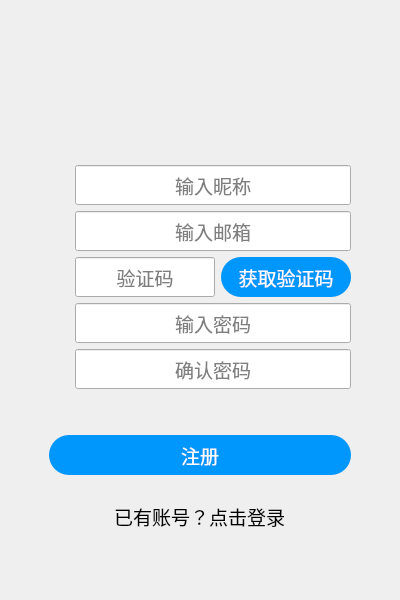
<?xml version="1.0" encoding="UTF-8"?>
<ui version="4.0">
 <class>Register</class>
 <widget class="QMainWindow" name="Register">
  <property name="geometry">
   <rect>
    <x>0</x>
    <y>0</y>
    <width>400</width>
    <height>600</height>
   </rect>
  </property>
  <property name="minimumSize">
   <size>
    <width>400</width>
    <height>600</height>
   </size>
  </property>
  <property name="maximumSize">
   <size>
    <width>400</width>
    <height>600</height>
   </size>
  </property>
  <property name="windowTitle">
   <string>注册</string>
  </property>
  <property name="windowIcon">
   <iconset resource="../../res/res.qrc">
    <normaloff>:/icon/icon.png</normaloff>:/icon/icon.png</iconset>
  </property>
  <property name="styleSheet">
   <string notr="true">QMainWindow#Register {
    background-color:
        qlineargradient(
            spread:pad, x1:0, y1:1, x2:0, y2:0,
            stop:0 rgba(255, 255, 255, 255),
            stop:0.8 rgba(0, 153, 255, 255)
        );
}</string>
  </property>
  <widget class="QWidget" name="centralwidget">
   <layout class="QGridLayout" name="gridLayout_2">
    <item row="0" column="0">
     <layout class="QGridLayout" name="gridLayout">
      <item row="10" column="1" colspan="4" alignment="Qt::AlignmentFlag::AlignHCenter|Qt::AlignmentFlag::AlignVCenter">
       <widget class="QPushButton" name="loginButton">
        <property name="minimumSize">
         <size>
          <width>0</width>
          <height>30</height>
         </size>
        </property>
        <property name="maximumSize">
         <size>
          <width>16777215</width>
          <height>30</height>
         </size>
        </property>
        <property name="font">
         <font>
          <pointsize>14</pointsize>
         </font>
        </property>
        <property name="styleSheet">
         <string notr="true">background-color: rgba(0, 0, 0, 0);</string>
        </property>
        <property name="text">
         <string>已有账号？点击登录</string>
        </property>
        <property name="flat">
         <bool>true</bool>
        </property>
       </widget>
      </item>
      <item row="0" column="1" colspan="4">
       <spacer name="verticalSpacer">
        <property name="orientation">
         <enum>Qt::Orientation::Vertical</enum>
        </property>
        <property name="sizeType">
         <enum>QSizePolicy::Policy::Fixed</enum>
        </property>
        <property name="sizeHint" stdset="0">
         <size>
          <width>20</width>
          <height>40</height>
         </size>
        </property>
       </spacer>
      </item>
      <item row="8" column="1" colspan="4">
       <spacer name="verticalSpacer_3">
        <property name="orientation">
         <enum>Qt::Orientation::Vertical</enum>
        </property>
        <property name="sizeType">
         <enum>QSizePolicy::Policy::Fixed</enum>
        </property>
        <property name="sizeHint" stdset="0">
         <size>
          <width>20</width>
          <height>40</height>
         </size>
        </property>
       </spacer>
      </item>
      <item row="4" column="1" alignment="Qt::AlignmentFlag::AlignVCenter">
       <widget class="QLabel" name="label_2">
        <property name="minimumSize">
         <size>
          <width>20</width>
          <height>20</height>
         </size>
        </property>
        <property name="maximumSize">
         <size>
          <width>20</width>
          <height>20</height>
         </size>
        </property>
        <property name="text">
         <string/>
        </property>
        <property name="pixmap">
         <pixmap resource="../../res/res.qrc">:/icon/skull.png</pixmap>
        </property>
        <property name="scaledContents">
         <bool>true</bool>
        </property>
       </widget>
      </item>
      <item row="2" column="1" colspan="4">
       <spacer name="verticalSpacer_2">
        <property name="orientation">
         <enum>Qt::Orientation::Vertical</enum>
        </property>
        <property name="sizeType">
         <enum>QSizePolicy::Policy::Fixed</enum>
        </property>
        <property name="sizeHint" stdset="0">
         <size>
          <width>20</width>
          <height>40</height>
         </size>
        </property>
       </spacer>
      </item>
      <item row="1" column="0" rowspan="10">
       <spacer name="horizontalSpacer">
        <property name="orientation">
         <enum>Qt::Orientation::Horizontal</enum>
        </property>
        <property name="sizeType">
         <enum>QSizePolicy::Policy::Fixed</enum>
        </property>
        <property name="sizeHint" stdset="0">
         <size>
          <width>40</width>
          <height>20</height>
         </size>
        </property>
       </spacer>
      </item>
      <item row="9" column="1" colspan="4">
       <widget class="QPushButton" name="registerButton">
        <property name="minimumSize">
         <size>
          <width>0</width>
          <height>40</height>
         </size>
        </property>
        <property name="maximumSize">
         <size>
          <width>16777215</width>
          <height>40</height>
         </size>
        </property>
        <property name="font">
         <font>
          <pointsize>14</pointsize>
         </font>
        </property>
        <property name="styleSheet">
         <string notr="true">color: rgb(255, 255, 255);
background-color: #0097fd;
border-radius: 20px;
</string>
        </property>
        <property name="text">
         <string>注册</string>
        </property>
       </widget>
      </item>
      <item row="6" column="1" alignment="Qt::AlignmentFlag::AlignVCenter">
       <widget class="QLabel" name="label_4">
        <property name="minimumSize">
         <size>
          <width>20</width>
          <height>20</height>
         </size>
        </property>
        <property name="maximumSize">
         <size>
          <width>20</width>
          <height>20</height>
         </size>
        </property>
        <property name="text">
         <string/>
        </property>
        <property name="pixmap">
         <pixmap resource="../../res/res.qrc">:/icon/lock.png</pixmap>
        </property>
        <property name="scaledContents">
         <bool>true</bool>
        </property>
       </widget>
      </item>
      <item row="7" column="1" alignment="Qt::AlignmentFlag::AlignVCenter">
       <widget class="QLabel" name="label_5">
        <property name="minimumSize">
         <size>
          <width>20</width>
          <height>20</height>
         </size>
        </property>
        <property name="maximumSize">
         <size>
          <width>20</width>
          <height>20</height>
         </size>
        </property>
        <property name="text">
         <string/>
        </property>
        <property name="pixmap">
         <pixmap resource="../../res/res.qrc">:/icon/lock.png</pixmap>
        </property>
        <property name="scaledContents">
         <bool>true</bool>
        </property>
       </widget>
      </item>
      <item row="1" column="5" rowspan="10">
       <spacer name="horizontalSpacer_2">
        <property name="orientation">
         <enum>Qt::Orientation::Horizontal</enum>
        </property>
        <property name="sizeType">
         <enum>QSizePolicy::Policy::Fixed</enum>
        </property>
        <property name="sizeHint" stdset="0">
         <size>
          <width>40</width>
          <height>20</height>
         </size>
        </property>
       </spacer>
      </item>
      <item row="1" column="1" colspan="4" alignment="Qt::AlignmentFlag::AlignHCenter|Qt::AlignmentFlag::AlignVCenter">
       <widget class="QPushButton" name="userHead">
        <property name="sizePolicy">
         <sizepolicy hsizetype="Fixed" vsizetype="Fixed">
          <horstretch>0</horstretch>
          <verstretch>0</verstretch>
         </sizepolicy>
        </property>
        <property name="minimumSize">
         <size>
          <width>60</width>
          <height>60</height>
         </size>
        </property>
        <property name="maximumSize">
         <size>
          <width>60</width>
          <height>60</height>
         </size>
        </property>
        <property name="styleSheet">
         <string notr="true">background-color: rgba(0, 0, 0, 0);</string>
        </property>
        <property name="text">
         <string/>
        </property>
        <property name="icon">
         <iconset resource="../../res/res.qrc">
          <normaloff>:/icon/icon.png</normaloff>:/icon/icon.png</iconset>
        </property>
        <property name="iconSize">
         <size>
          <width>60</width>
          <height>60</height>
         </size>
        </property>
        <property name="autoRepeat">
         <bool>false</bool>
        </property>
        <property name="flat">
         <bool>true</bool>
        </property>
       </widget>
      </item>
      <item row="3" column="1" alignment="Qt::AlignmentFlag::AlignVCenter">
       <widget class="QLabel" name="label">
        <property name="minimumSize">
         <size>
          <width>20</width>
          <height>20</height>
         </size>
        </property>
        <property name="maximumSize">
         <size>
          <width>20</width>
          <height>20</height>
         </size>
        </property>
        <property name="text">
         <string/>
        </property>
        <property name="pixmap">
         <pixmap resource="../../res/res.qrc">:/icon/skull.png</pixmap>
        </property>
        <property name="scaledContents">
         <bool>true</bool>
        </property>
       </widget>
      </item>
      <item row="11" column="1" colspan="4">
       <spacer name="verticalSpacer_4">
        <property name="orientation">
         <enum>Qt::Orientation::Vertical</enum>
        </property>
        <property name="sizeType">
         <enum>QSizePolicy::Policy::Fixed</enum>
        </property>
        <property name="sizeHint" stdset="0">
         <size>
          <width>20</width>
          <height>40</height>
         </size>
        </property>
       </spacer>
      </item>
      <item row="5" column="1" alignment="Qt::AlignmentFlag::AlignVCenter">
       <widget class="QLabel" name="label_3">
        <property name="minimumSize">
         <size>
          <width>20</width>
          <height>20</height>
         </size>
        </property>
        <property name="maximumSize">
         <size>
          <width>20</width>
          <height>20</height>
         </size>
        </property>
        <property name="text">
         <string/>
        </property>
        <property name="pixmap">
         <pixmap resource="../../res/res.qrc">:/icon/painting.png</pixmap>
        </property>
        <property name="scaledContents">
         <bool>true</bool>
        </property>
       </widget>
      </item>
      <item row="5" column="2">
       <widget class="QLineEdit" name="verificationCodeEdit">
        <property name="minimumSize">
         <size>
          <width>0</width>
          <height>40</height>
         </size>
        </property>
        <property name="maximumSize">
         <size>
          <width>16777215</width>
          <height>40</height>
         </size>
        </property>
        <property name="font">
         <font>
          <pointsize>14</pointsize>
         </font>
        </property>
        <property name="maxLength">
         <number>6</number>
        </property>
        <property name="alignment">
         <set>Qt::AlignmentFlag::AlignCenter</set>
        </property>
        <property name="placeholderText">
         <string>验证码</string>
        </property>
       </widget>
      </item>
      <item row="5" column="3" colspan="2" alignment="Qt::AlignmentFlag::AlignHCenter|Qt::AlignmentFlag::AlignVCenter">
       <widget class="QPushButton" name="getCodeButton">
        <property name="sizePolicy">
         <sizepolicy hsizetype="Preferred" vsizetype="Fixed">
          <horstretch>0</horstretch>
          <verstretch>0</verstretch>
         </sizepolicy>
        </property>
        <property name="minimumSize">
         <size>
          <width>130</width>
          <height>40</height>
         </size>
        </property>
        <property name="maximumSize">
         <size>
          <width>130</width>
          <height>40</height>
         </size>
        </property>
        <property name="font">
         <font>
          <pointsize>14</pointsize>
         </font>
        </property>
        <property name="styleSheet">
         <string notr="true">color: rgb(255, 255, 255);
background-color: #0097fd;
border-radius: 20px;
</string>
        </property>
        <property name="text">
         <string>获取验证码</string>
        </property>
       </widget>
      </item>
      <item row="4" column="2" colspan="3">
       <widget class="QLineEdit" name="usernameEdit">
        <property name="minimumSize">
         <size>
          <width>0</width>
          <height>40</height>
         </size>
        </property>
        <property name="maximumSize">
         <size>
          <width>16777215</width>
          <height>40</height>
         </size>
        </property>
        <property name="font">
         <font>
          <pointsize>14</pointsize>
         </font>
        </property>
        <property name="alignment">
         <set>Qt::AlignmentFlag::AlignCenter</set>
        </property>
        <property name="placeholderText">
         <string>输入邮箱</string>
        </property>
       </widget>
      </item>
      <item row="3" column="2" colspan="3">
       <widget class="QLineEdit" name="nicknameEdit">
        <property name="minimumSize">
         <size>
          <width>0</width>
          <height>40</height>
         </size>
        </property>
        <property name="maximumSize">
         <size>
          <width>16777215</width>
          <height>40</height>
         </size>
        </property>
        <property name="font">
         <font>
          <pointsize>14</pointsize>
         </font>
        </property>
        <property name="alignment">
         <set>Qt::AlignmentFlag::AlignCenter</set>
        </property>
        <property name="placeholderText">
         <string>输入昵称</string>
        </property>
       </widget>
      </item>
      <item row="6" column="2" colspan="3">
       <widget class="QLineEdit" name="passwordEdit">
        <property name="minimumSize">
         <size>
          <width>0</width>
          <height>40</height>
         </size>
        </property>
        <property name="maximumSize">
         <size>
          <width>16777215</width>
          <height>40</height>
         </size>
        </property>
        <property name="font">
         <font>
          <pointsize>14</pointsize>
         </font>
        </property>
        <property name="echoMode">
         <enum>QLineEdit::EchoMode::PasswordEchoOnEdit</enum>
        </property>
        <property name="alignment">
         <set>Qt::AlignmentFlag::AlignCenter</set>
        </property>
        <property name="placeholderText">
         <string>输入密码</string>
        </property>
       </widget>
      </item>
      <item row="7" column="2" colspan="3">
       <widget class="QLineEdit" name="confirmPasswordEdit">
        <property name="minimumSize">
         <size>
          <width>0</width>
          <height>40</height>
         </size>
        </property>
        <property name="maximumSize">
         <size>
          <width>16777215</width>
          <height>40</height>
         </size>
        </property>
        <property name="font">
         <font>
          <pointsize>14</pointsize>
         </font>
        </property>
        <property name="echoMode">
         <enum>QLineEdit::EchoMode::PasswordEchoOnEdit</enum>
        </property>
        <property name="alignment">
         <set>Qt::AlignmentFlag::AlignCenter</set>
        </property>
        <property name="placeholderText">
         <string>确认密码</string>
        </property>
       </widget>
      </item>
     </layout>
    </item>
   </layout>
  </widget>
 </widget>
 <resources>
  <include location="../../res/res.qrc"/>
 </resources>
 <connections/>
</ui>
